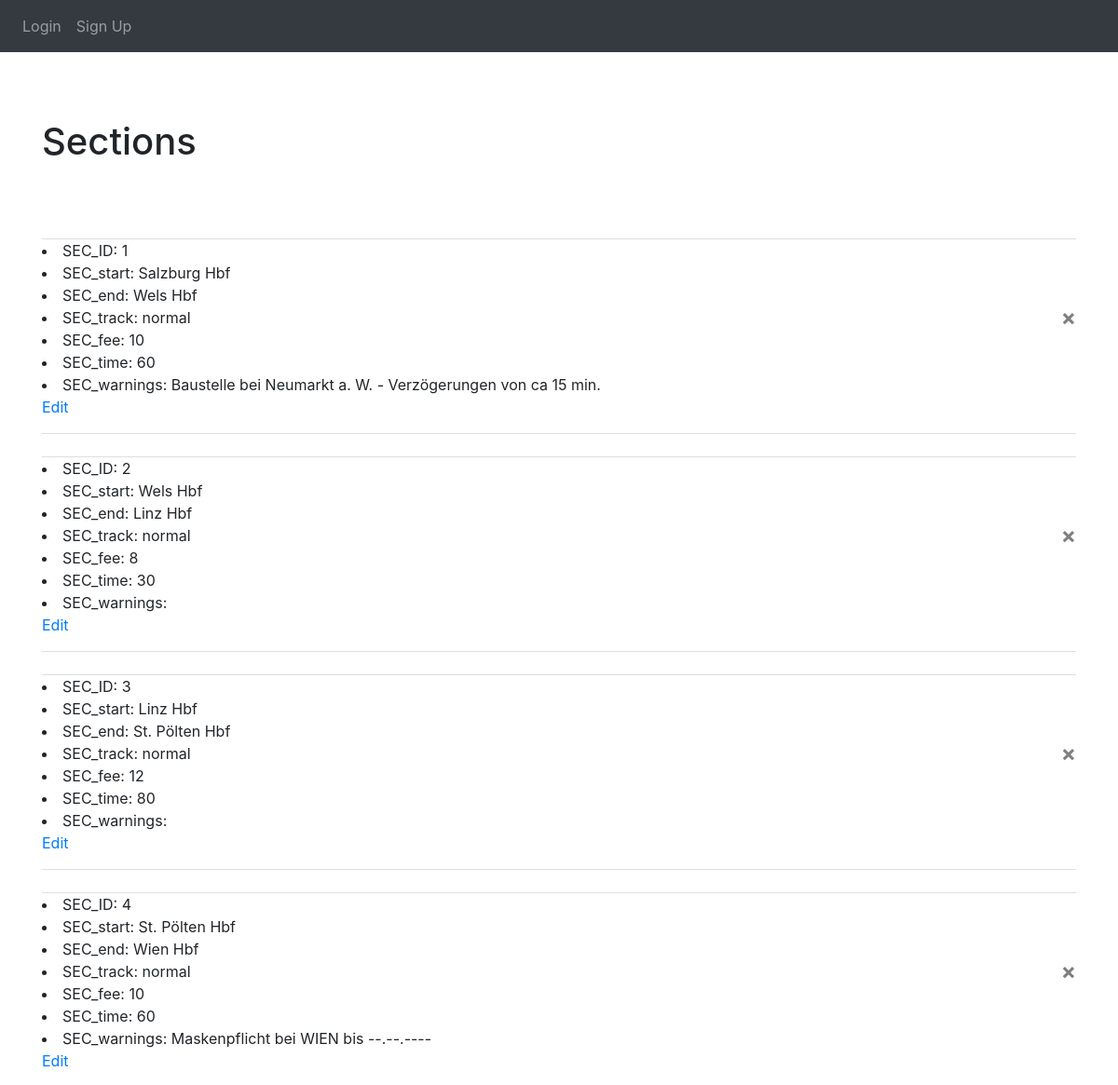
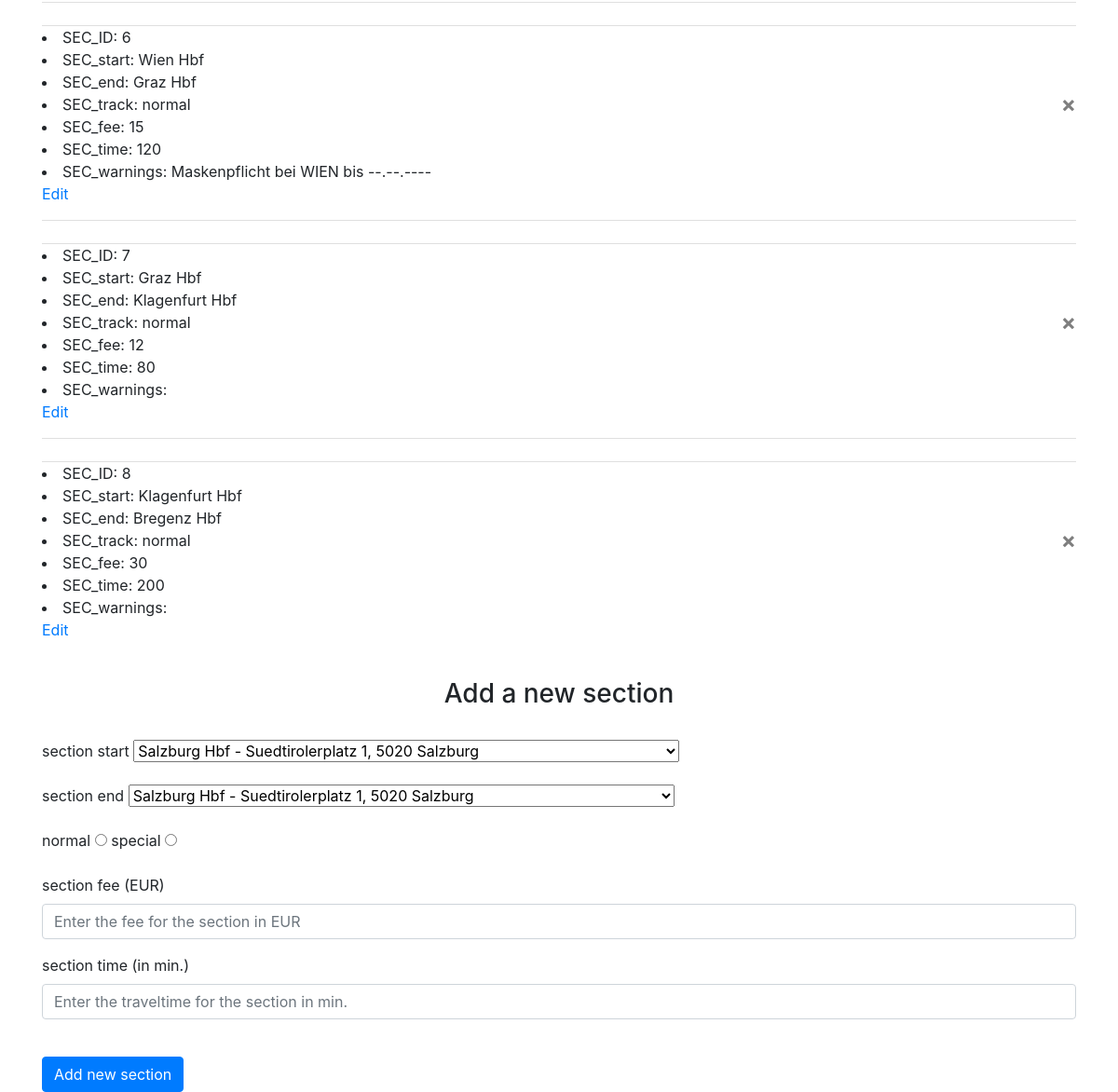
Screenshot of /all_sections with the database file from the repository (2 pictures, top to bottom).
### website/models.py (models this page shows, shortened)
class SectionModel(db.Model):
    id = db.Column(db.Integer, primary_key=True)
    start = db.relationship('TrainstationModel', foreign_keys='SectionModel.start_id')
    start_id = db.Column(db.Integer, db.ForeignKey('trainstation_model.id'))
    end = db.relationship('TrainstationModel', foreign_keys='SectionModel.end_id')
    end_id = db.Column(db.Integer, db.ForeignKey('trainstation_model.id'))
    track = db.Column(db.String(100), nullable=False)
    fee = db.Column(db.Integer, nullable=False)
    time = db.Column(db.Integer, nullable=False)
    section_warnings = db.relationship('WarningModel',
                                       lazy='joined',
                                       backref=db.backref('section', lazy='joined'))

class TrainstationModel(db.Model):
    id = db.Column(db.Integer, primary_key=True)
    name = db.Column(db.String(100), nullable=False)
    address = db.Column(db.String(100), nullable=False)

class WarningModel(db.Model):
    id = db.Column(db.Integer, primary_key=True)
    warnings = db.Column(db.String(1000), nullable=False)
    warning_section = db.relationship('SectionModel', foreign_keys='WarningModel.section_id')
    section_id = db.Column(db.Integer, db.ForeignKey('section_model.id'))

### website/views.py (the view, shortened to what this page needs)
@views.route('/all_sections', methods=['GET', 'POST'])
def get_all_sections():
    all_sections = SectionModel.query.all()
    all_trainstations = TrainstationModel.query.all()
    all_warnings = WarningModel.query.all()
    return render_template("sections.html", user=current_user, all_sections=all_sections,
                           all_trainstations=all_trainstations, all_warnings=all_warnings)

### website/templates/sections.html (shortened to what this page needs)
{% extends "base.html" %}
{% block content %}
<dif class="container">
    <h1 class="py-5">Sections</h1>
    <u1 class="list-group list-group-flush" id="section-list">
        {% for sec in all_sections %}
            <li id="{{ sec.id }}" class="entry list-group-item">
                <li>
                    <span class="field-name":>SEC_ID:</span>
                    <span class="field-value">{{ sec.id }}</span>
                </li>
                <li>
                    <span class="field-name":>SEC_start:</span>
                    <span class="field-value">{{ sec.start.name }}</span>
                </li>
                <li>
                    <span class="field-name":>SEC_end:</span>
                    <span class="field-value">{{ sec.end.name }}</span>
                </li>
                <li>
                    <button type="button" class="close" onClick="deleteSection({{ sec.id }})">
                        <span aria-hidden="true">&times;</span>
                    </button>
                    <span class="field-name":>SEC_track:</span>
                    <span class="field-value">{{ sec.track }}</span>
                </li>
                <li>
                    <span class="field-name":>SEC_fee:</span>
                    <span class="field-value">{{ sec.fee }}</span>
                </li>
                <li>
                    <span class="field-name":>SEC_time:</span>
                    <span class="field-value">{{ sec.time }}</span>
                </li>
                <li>
                    <span class="field-name":>SEC_warnings:</span>
                    {% for s in sec.section_warnings %}
                    <span class="field-value">{{ s.warnings }}</span>
                    {% endfor %}
                    <p><a href="/edit_sections/{{ sec.id }}">Edit</a></p>
                </li>
            </li>
        {% endfor %}
    </u1>
</dif>
<br />
<form method="POST">
  <h3 align="center">Add a new section</h3>
  <br />
  <div class="form-group">
    <label for="sec_start">section start</label>
      <select id="sec_start" name="sec_start" class="form-select">
          {% for ts in all_trainstations %}
          <option value="{{ ts.id }}">{{ ts.name }} - {{ ts.address }}</option>
          {% endfor %}
      </select>
  </div>
  <div class="form-group">
    <label for="sec_end">section end</label>
      <select id="sec_end" name="sec_end" class="form-select">
          {% for ts in all_trainstations %}
          <option value="{{ ts.id }}">{{ ts.name }} - {{ ts.address }}</option>
          {% endfor %}
      </select>
  </div>
  <div class="form-group">
    <label for="sec_track_normal">normal</label>
    <input
      type="radio"
      id="sec_track_normal"
      name="sec_track"
      value="normal"
    />
      <label for="sec_track_special">special</label>
    <input
      type="radio"
      id="sec_track_special"
      name="sec_track"
      value="special"
    />
  </div>
  <div class="form-group">
    <label for="sec_fee">section fee (EUR)</label>
    <input
      type="text"
      class="form-control"
      id="sec_fee"
      name="sec_fee"
      placeholder="Enter the fee for the section in EUR"
    />
  </div>
  <div class="form-group">
    <label for="sec_time">section time (in min.)</label>
    <input
      type="text"
      class="form-control"
      id="sec_time"
      name="sec_time"
      placeholder="Enter the traveltime for the section in min."
    />
  </div>
  <br />
  <button type="add" class="btn btn-primary">Add new section</button>
</form>
{% endblock %}

### rows the page displays
SectionModel: id "1", start.name "Salzburg Hbf", end.name "Wels Hbf", track "normal", fee "10", time "60"
WarningModel: warnings "Baustelle bei Neumarkt a. W. - Verzögerungen von ca 15 min."
SectionModel: id "2", start.name "Wels Hbf", end.name "Linz Hbf", track "normal", fee "8", time "30"
SectionModel: id "3", start.name "Linz Hbf", end.name "St. Pölten Hbf", track "normal", fee "12", time "80"
SectionModel: id "4", start.name "St. Pölten Hbf", end.name "Wien Hbf", track "normal", fee "10", time "60"
WarningModel: warnings "Maskenpflicht bei WIEN bis --.--.----"
SectionModel: id "6", start.name "Wien Hbf", end.name "Graz Hbf", track "normal", fee "15", time "120"
WarningModel: warnings "Maskenpflicht bei WIEN bis --.--.----"
SectionModel: id "7", start.name "Graz Hbf", end.name "Klagenfurt Hbf", track "normal", fee "12", time "80"
SectionModel: id "8", start.name "Klagenfurt Hbf", end.name "Bregenz Hbf", track "normal", fee "30", time "200"

### other values shown
form field sec_start "Salzburg Hbf - Suedtirolerplatz 1, 5020 Salzburg"
form field sec_end "Salzburg Hbf - Suedtirolerplatz 1, 5020 Salzburg"
